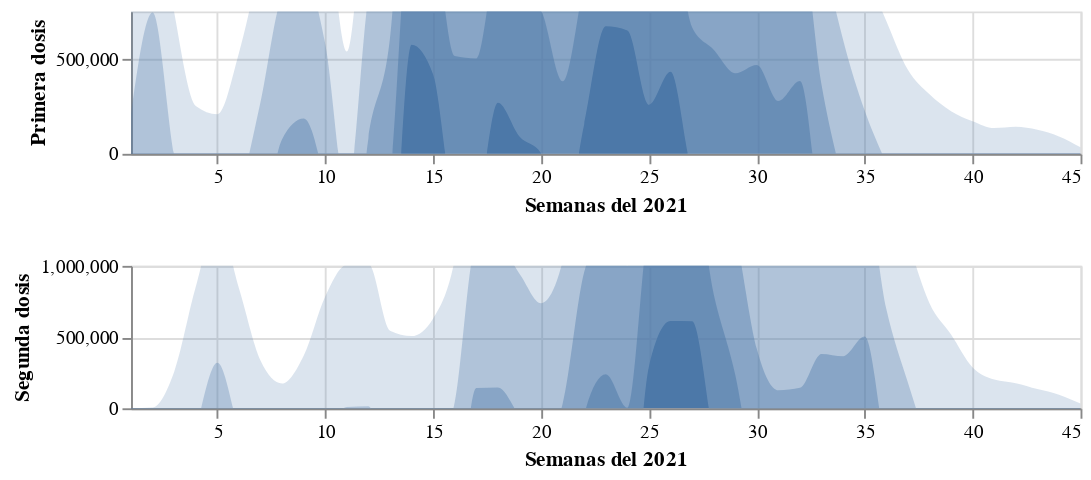

The code cell stored with this chart in its notebook:
### Markdown cell above
Horizon Graph consiste en gráfico de líneas normales se divide en bandas definidas por rangos de valores uniformes. Las bandas se superponen para reducir la altura del gráfico. Los valores negativos pueden reflejarse o desplazarse en el mismo espacio que los valores positivos.

Sirve para representar como fluctua una variable cuantitativa a lo largo del tiempo

Fuente: https://idl.cs.washington.edu/papers/horizon/

### Code cell
def horizonGraph():
  df = pd.read_csv('https://opendata.ecdc.europa.eu/covid19/vaccine_tracker/csv/data.csv')
  df = df[df['ReportingCountry']=='ES']
  df['Week'] = [i[1] for i in df.YearWeekISO.str.split('-W')]

  aux = df[df['YearWeekISO']!='2020-W53'].groupby(by='Week').sum().sort_values(by='Week')[['FirstDose']]
  aux['aux'] = aux.index
  aux['FirstDose1'] = aux.FirstDose-750000
  aux['FirstDose2'] = aux.FirstDose1-750000
  aux['FirstDose3'] = aux.FirstDose2-750000
  aux['FirstDose4'] = aux.FirstDose3-750000

  def chart(y, o=0.20):
    return alt.Chart(aux).mark_area(clip=True, interpolate='monotone').encode(
        alt.X('aux:Q', scale=alt.Scale(zero=False, nice=False), title='Semanas del 2021'),
        alt.Y(y, scale=alt.Scale(domain=[0, 750000]), title='Primera dosis'),
        opacity=alt.value(o)).properties(width=500, height=75)

  area1 = chart('FirstDose:Q', 0.2)
  area2 = chart('FirstDose1:Q', 0.3)
  area3 = chart('FirstDose2:Q', 0.4)
  area4 = chart('FirstDose3:Q', 0.5)
  area5 = chart('FirstDose4:Q', 1)

  aux = df[df['YearWeekISO']!='2020-W53'].groupby(by='Week').sum().sort_values(by='Week')[['SecondDose']]
  aux['aux'] = aux.index
  aux['SecondDose1'] = aux.SecondDose-1000000
  aux['SecondDose2'] = aux.SecondDose1-1000000
  aux['SecondDose3'] = aux.SecondDose2-1000000
  aux['SecondDose4'] = aux.SecondDose3-1000000
  aux['SecondDose5'] = aux.SecondDose4-1000000

  def chart(y, o=0.20):
    return alt.Chart(aux).mark_area(clip=True, interpolate='monotone').encode(
        alt.X('aux:Q', scale=alt.Scale(zero=False, nice=False), title='Semanas del 2021'),
        alt.Y(y, scale=alt.Scale(domain=[0, 1000000]), title='Segunda dosis'),
        opacity=alt.value(o)).properties(width=500, height=75)

  v_area1 = chart('SecondDose:Q', 0.2)
  v_area2 = chart('SecondDose1:Q', 0.3)
  v_area3 = chart('SecondDose2:Q', 0.4)
  v_area4 = chart('SecondDose3:Q', 0.5)
  v_area5 = chart('SecondDose4:Q', 1)

  return ( area1 + area2 + area3 + area4 + area5 ) & ( v_area1 + v_area2 + v_area3 + v_area4 + v_area5 )

horizonGraph()

### Figure 1 — Vega-Lite specification as saved in the notebook (floating-point values rounded to 4 significant figures)
{"config": {"view": {"continuousWidth": 400, "continuousHeight": 300}}, "vconcat": [{"layer": [{"mark": {"type": "area", "clip": true, "interpolate": "monotone"}, "encoding": {"opacity": {"value": 0.2}, "x": {"type": "quantitative", "field": "aux", "scale": {"nice": false, "zero": false}, "title": "Semanas del 2021"}, "y": {"type": "quantitative", "field": "FirstDose", "scale": {"domain": [0, 750000]}, "title": "Primera dosis"}}, "height": 75, "width": 500}, {"mark": {"type": "area", "clip": true, "interpolate": "monotone"}, "encoding": {"opacity": {"value": 0.3}, "x": {"type": "quantitative", "field": "aux", "scale": {"nice": false, "zero": false}, "title": "Semanas del 2021"}, "y": {"type": "quantitative", "field": "FirstDose1", "scale": {"domain": [0, 750000]}, "title": "Primera dosis"}}, "height": 75, "width": 500}, {"mark": {"type": "area", "clip": true, "interpolate": "monotone"}, "encoding": {"opacity": {"value": 0.4}, "x": {"type": "quantitative", "field": "aux", "scale": {"nice": false, "zero": false}, "title": "Semanas del 2021"}, "y": {"type": "quantitative", "field": "FirstDose2", "scale": {"domain": [0, 750000]}, "title": "Primera dosis"}}, "height": 75, "width": 500}, {"mark": {"type": "area", "clip": true, "interpolate": "monotone"}, "encoding": {"opacity": {"value": 0.5}, "x": {"type": "quantitative", "field": "aux", "scale": {"nice": false, "zero": false}, "title": "Semanas del 2021"}, "y": {"type": "quantitative", "field": "FirstDose3", "scale": {"domain": [0, 750000]}, "title": "Primera dosis"}}, "height": 75, "width": 500}, {"mark": {"type": "area", "clip": true, "interpolate": "monotone"}, "encoding": {"opacity": {"value": 1}, "x": {"type": "quantitative", "field": "aux", "scale": {"nice": false, "zero": false}, "title": "Semanas del 2021"}, "y": {"type": "quantitative", "field": "FirstDose4", "scale": {"domain": [0, 750000]}, "title": "Primera dosis"}}, "height": 75, "width": 500}], "data": {"name": "data-314ad13d3205be902a9f5871a3015880"}}, {"layer": [{"mark": {"type": "area", "clip": true, "interpolate": "monotone"}, "encoding": {"opacity": {"value": 0.2}, "x": {"type": "quantitative", "field": "aux", "scale": {"nice": false, "zero": false}, "title": "Semanas del 2021"}, "y": {"type": "quantitative", "field": "SecondDose", "scale": {"domain": [0, 1000000]}, "title": "Segunda dosis"}}, "height": 75, "width": 500}, {"mark": {"type": "area", "clip": true, "interpolate": "monotone"}, "encoding": {"opacity": {"value": 0.3}, "x": {"type": "quantitative", "field": "aux", "scale": {"nice": false, "zero": false}, "title": "Semanas del 2021"}, "y": {"type": "quantitative", "field": "SecondDose1", "scale": {"domain": [0, 1000000]}, "title": "Segunda dosis"}}, "height": 75, "width": 500}, {"mark": {"type": "area", "clip": true, "interpolate": "monotone"}, "encoding": {"opacity": {"value": 0.4}, "x": {"type": "quantitative", "field": "aux", "scale": {"nice": false, "zero": false}, "title": "Semanas del 2021"}, "y": {"type": "quantitative", "field": "SecondDose2", "scale": {"domain": [0, 1000000]}, "title": "Segunda dosis"}}, "height": 75, "width": 500}, {"mark": {"type": "area", "clip": true, "interpolate": "monotone"}, "encoding": {"opacity": {"value": 0.5}, "x": {"type": "quantitative", "field": "aux", "scale": {"nice": false, "zero": false}, "title": "Semanas del 2021"}, "y": {"type": "quantitative", "field": "SecondDose3", "scale": {"domain": [0, 1000000]}, "title": "Segunda dosis"}}, "height": 75, "width": 500}, {"mark": {"type": "area", "clip": true, "interpolate": "monotone"}, "encoding": {"opacity": {"value": 1}, "x": {"type": "quantitative", "field": "aux", "scale": {"nice": false, "zero": false}, "title": "Semanas del 2021"}, "y": {"type": "quantitative", "field": "SecondDose4", "scale": {"domain": [0, 1000000]}, "title": "Segunda dosis"}}, "height": 75, "width": 500}], "data": {"name": "data-6d599233192c803c0bf597aa1b3f4199"}}], "$schema": "https://vega.github.io/schema/vega-lite/v4.8.1.json", "datasets": {"data-314ad13d3205be902a9f5871a3015880": [{"FirstDose": 960000, "aux": "01", "FirstDose1": 210000, "FirstDose2": -540000, "FirstDose3": -1290000, "FirstDose4": -2040000}, {"FirstDose": 1493727, "aux": "02", "FirstDose1": 743727, "FirstDose2": -6273, "FirstDose3": -756273, "FirstDose4": -1506273}, {"FirstDose": 745959, "aux": "03", "FirstDose1": -4041, "FirstDose2": -754041, "FirstDose3": -1504041, "FirstDose4": -2254041}, {"FirstDose": 252113, "aux": "04", "FirstDose1": -497887, "FirstDose2": -1247887, "FirstDose3": -1997887, "FirstDose4": -2747887}, {"FirstDose": 208632, "aux": "05", "FirstDose1": -541368, "FirstDose2": -1291368, "FirstDose3": -2041368, "FirstDose4": -2791368}, {"FirstDose": 531147, "aux": "06", "FirstDose1": -218853, "FirstDose2": -968853, "FirstDose3": -1718853, "FirstDose4": -2468853}, {"FirstDose": 1022655, "aux": "07", "FirstDose1": 272655, "FirstDose2": -477345, "FirstDose3": -1227345, "FirstDose4": -1977345}, {"FirstDose": 1577355, "aux": "08", "FirstDose1": 827355, "FirstDose2": 77355, "FirstDose3": -672645, "FirstDose4": -1422645}, {"FirstDose": 1685503, "aux": "09", "FirstDose1": 935503, "FirstDose2": 185503, "FirstDose3": -564497, "FirstDose4": -1314497}, {"FirstDose": 1328415, "aux": "10", "FirstDose1": 578415, "FirstDose2": -171585, "FirstDose3": -921585, "FirstDose4": -1671585}, {"FirstDose": 539023, "aux": "11", "FirstDose1": -210977, "FirstDose2": -960977, "FirstDose3": -1710977, "FirstDose4": -2460977}, {"FirstDose": 1581502, "aux": "12", "FirstDose1": 831502, "FirstDose2": 81502, "FirstDose3": -668498, "FirstDose4": -1418498}, {"FirstDose": 2109828, "aux": "13", "FirstDose1": 1359828, "FirstDose2": 609828, "FirstDose3": -140172, "FirstDose4": -890172}, {"FirstDose": 3574129, "aux": "14", "FirstDose1": 2824129, "FirstDose2": 2074129, "FirstDose3": 1324129, "FirstDose4": 574129}, {"FirstDose": 3417269, "aux": "15", "FirstDose1": 2667269, "FirstDose2": 1917269, "FirstDose3": 1167269, "FirstDose4": 417269}, {"FirstDose": 2765235, "aux": "16", "FirstDose1": 2015235, "FirstDose2": 1265235, "FirstDose3": 515235, "FirstDose4": -234765}, {"FirstDose": 2752371, "aux": "17", "FirstDose1": 2002371, "FirstDose2": 1252371, "FirstDose3": 502371, "FirstDose4": -247629}, {"FirstDose": 3268272, "aux": "18", "FirstDose1": 2518272, "FirstDose2": 1768272, "FirstDose3": 1018272, "FirstDose4": 268272}, {"FirstDose": 3090816, "aux": "19", "FirstDose1": 2340816, "FirstDose2": 1590816, "FirstDose3": 840816, "FirstDose4": 90816}, {"FirstDose": 3003217, "aux": "20", "FirstDose1": 2253217, "FirstDose2": 1503217, "FirstDose3": 753217, "FirstDose4": 3217}, {"FirstDose": 2631560, "aux": "21", "FirstDose1": 1881560, "FirstDose2": 1131560, "FirstDose3": 381560, "FirstDose4": -368440}, {"FirstDose": 3156004, "aux": "22", "FirstDose1": 2406004, "FirstDose2": 1656004, "FirstDose3": 906004, "FirstDose4": 156004}, {"FirstDose": 3672139, "aux": "23", "FirstDose1": 2922139, "FirstDose2": 2172139, "FirstDose3": 1422139, "FirstDose4": 672139}, {"FirstDose": 3649986, "aux": "24", "FirstDose1": 2899986, "FirstDose2": 2149986, "FirstDose3": 1399986, "FirstDose4": 649986}, {"FirstDose": 3258306, "aux": "25", "FirstDose1": 2508306, "FirstDose2": 1758306, "FirstDose3": 1008306, "FirstDose4": 258306}, {"FirstDose": 3431793, "aux": "26", "FirstDose1": 2681793, "FirstDose2": 1931793, "FirstDose3": 1181793, "FirstDose4": 431793}, {"FirstDose": 2915993, "aux": "27", "FirstDose1": 2165993, "FirstDose2": 1415993, "FirstDose3": 665993, "FirstDose4": -84007}, {"FirstDose": 2798207, "aux": "28", "FirstDose1": 2048207, "FirstDose2": 1298207, "FirstDose3": 548207, "FirstDose4": -201793}, {"FirstDose": 2674842, "aux": "29", "FirstDose1": 1924842, "FirstDose2": 1174842, "FirstDose3": 424842, "FirstDose4": -325158}, {"FirstDose": 2718322, "aux": "30", "FirstDose1": 1968322, "FirstDose2": 1218322, "FirstDose3": 468322, "FirstDose4": -281678}, {"FirstDose": 2527680, "aux": "31", "FirstDose1": 1777680, "FirstDose2": 1027680, "FirstDose3": 277680, "FirstDose4": -472320}, {"FirstDose": 2632841, "aux": "32", "FirstDose1": 1882841, "FirstDose2": 1132841, "FirstDose3": 382841, "FirstDose4": -367159}, {"FirstDose": 1861786, "aux": "33", "FirstDose1": 1111786, "FirstDose2": 361786, "FirstDose3": -388214, "FirstDose4": -1138214}, {"FirstDose": 1349474, "aux": "34", "FirstDose1": 599474, "FirstDose2": -150526, "FirstDose3": -900526, "FirstDose4": -1650526}, {"FirstDose": 976729, "aux": "35", "FirstDose1": 226729, "FirstDose2": -523271, "FirstDose3": -1273271, "FirstDose4": -2023271}, {"FirstDose": 700052, "aux": "36", "FirstDose1": -49948, "FirstDose2": -799948, "FirstDose3": -1549948, "FirstDose4": -2299948}, {"FirstDose": 442626, "aux": "37", "FirstDose1": -307374, "FirstDose2": -1057374, "FirstDose3": -1807374, "FirstDose4": -2557374}, {"FirstDose": 313656, "aux": "38", "FirstDose1": -436344, "FirstDose2": -1186344, "FirstDose3": -1936344, "FirstDose4": -2686344}, {"FirstDose": 224603, "aux": "39", "FirstDose1": -525397, "FirstDose2": -1275397, "FirstDose3": -2025397, "FirstDose4": -2775397}, {"FirstDose": 171486, "aux": "40", "FirstDose1": -578514, "FirstDose2": -1328514, "FirstDose3": -2078514, "FirstDose4": -2828514}, {"FirstDose": 135390, "aux": "41", "FirstDose1": -614610, "FirstDose2": -1364610, "FirstDose3": -2114610, "FirstDose4": -2864610}, {"FirstDose": 142138, "aux": "42", "FirstDose1": -607862, "FirstDose2": -1357862, "FirstDose3": -2107862, "FirstDose4": -2857862}, {"FirstDose": 126414, "aux": "43", "FirstDose1": -623586, "FirstDose2": -1373586, "FirstDose3": -2123586, "FirstDose4": -2873586}, {"FirstDose": 91388, "aux": "44", "FirstDose1": -658612, "FirstDose2": -1408612, "FirstDose3": -2158612, "FirstDose4": -2908612}, {"FirstDose": 34199, "aux": "45", "FirstDose1": -715801, "FirstDose2": -1465801, "FirstDose3": -2215801, "FirstDose4": -2965801}], "data-6d599233192c803c0bf597aa1b3f4199": [{"SecondDose": 0, "aux": "01", "SecondDose1": -1000000, "SecondDose2": -2000000, "SecondDose3": -3000000, "SecondDose4": -4000000, "SecondDose5": -5000000}, {"SecondDose": 5957, "aux": "02", "SecondDose1": -994043, "SecondDose2": -1994043, "SecondDose3": -2994043, "SecondDose4": -3994043, "SecondDose5": -4994043}, {"SecondDose": 257068, "aux": "03", "SecondDose1": -742932, "SecondDose2": -1742932, "SecondDose3": -2742932, "SecondDose4": -3742932, "SecondDose5": -4742932}, {"SecondDose": 853316, "aux": "04", "SecondDose1": -146684, "SecondDose2": -1146684, "SecondDose3": -2146684, "SecondDose4": -3146684, "SecondDose5": -4146684}, {"SecondDose": 1319404, "aux": "05", "SecondDose1": 319404, "SecondDose2": -680596, "SecondDose3": -1680596, "SecondDose4": -2680596, "SecondDose5": -3680596}, {"SecondDose": 842775, "aux": "06", "SecondDose1": -157225, "SecondDose2": -1157225, "SecondDose3": -2157225, "SecondDose4": -3157225, "SecondDose5": -4157225}, {"SecondDose": 334831, "aux": "07", "SecondDose1": -665169, "SecondDose2": -1665169, "SecondDose3": -2665169, "SecondDose4": -3665169, "SecondDose5": -4665169}, {"SecondDose": 173605, "aux": "08", "SecondDose1": -826395, "SecondDose2": -1826395, "SecondDose3": -2826395, "SecondDose4": -3826395, "SecondDose5": -4826395}, {"SecondDose": 369012, "aux": "09", "SecondDose1": -630988, "SecondDose2": -1630988, "SecondDose3": -2630988, "SecondDose4": -3630988, "SecondDose5": -4630988}, {"SecondDose": 785058, "aux": "10", "SecondDose1": -214942, "SecondDose2": -1214942, "SecondDose3": -2214942, "SecondDose4": -3214942, "SecondDose5": -4214942}, {"SecondDose": 1008586, "aux": "11", "SecondDose1": 8586, "SecondDose2": -991414, "SecondDose3": -1991414, "SecondDose4": -2991414, "SecondDose5": -3991414}, {"SecondDose": 1014559, "aux": "12", "SecondDose1": 14559, "SecondDose2": -985441, "SecondDose3": -1985441, "SecondDose4": -2985441, "SecondDose5": -3985441}, {"SecondDose": 544309, "aux": "13", "SecondDose1": -455691, "SecondDose2": -1455691, "SecondDose3": -2455691, "SecondDose4": -3455691, "SecondDose5": -4455691}, {"SecondDose": 506823, "aux": "14", "SecondDose1": -493177, "SecondDose2": -1493177, "SecondDose3": -2493177, "SecondDose4": -3493177, "SecondDose5": -4493177}, {"SecondDose": 631150, "aux": "15", "SecondDose1": -368850, "SecondDose2": -1368850, "SecondDose3": -2368850, "SecondDose4": -3368850, "SecondDose5": -4368850}, {"SecondDose": 1044960, "aux": "16", "SecondDose1": 44960, "SecondDose2": -955040, "SecondDose3": -1955040, "SecondDose4": -2955040, "SecondDose5": -3955040}, {"SecondDose": 2141644, "aux": "17", "SecondDose1": 1141644, "SecondDose2": 141644, "SecondDose3": -858356, "SecondDose4": -1858356, "SecondDose5": -2858356}, {"SecondDose": 2146086, "aux": "18", "SecondDose1": 1146086, "SecondDose2": 146086, "SecondDose3": -853914, "SecondDose4": -1853914, "SecondDose5": -2853914}, {"SecondDose": 1945282, "aux": "19", "SecondDose1": 945282, "SecondDose2": -54718, "SecondDose3": -1054718, "SecondDose4": -2054718, "SecondDose5": -3054718}, {"SecondDose": 1737942, "aux": "20", "SecondDose1": 737942, "SecondDose2": -262058, "SecondDose3": -1262058, "SecondDose4": -2262058, "SecondDose5": -3262058}, {"SecondDose": 2032062, "aux": "21", "SecondDose1": 1032062, "SecondDose2": 32062, "SecondDose3": -967938, "SecondDose4": -1967938, "SecondDose5": -2967938}, {"SecondDose": 2957238, "aux": "22", "SecondDose1": 1957238, "SecondDose2": 957238, "SecondDose3": -42762, "SecondDose4": -1042762, "SecondDose5": -2042762}, {"SecondDose": 3238419, "aux": "23", "SecondDose1": 2238419, "SecondDose2": 1238419, "SecondDose3": 238419, "SecondDose4": -761581, "SecondDose5": -1761581}, {"SecondDose": 3002904, "aux": "24", "SecondDose1": 2002904, "SecondDose2": 1002904, "SecondDose3": 2904, "SecondDose4": -997096, "SecondDose5": -1997096}, {"SecondDose": 4293087, "aux": "25", "SecondDose1": 3293087, "SecondDose2": 2293087, "SecondDose3": 1293087, "SecondDose4": 293087, "SecondDose5": -706913}, {"SecondDose": 4612044, "aux": "26", "SecondDose1": 3612044, "SecondDose2": 2612044, "SecondDose3": 1612044, "SecondDose4": 612044, "SecondDose5": -387956}, {"SecondDose": 4611862, "aux": "27", "SecondDose1": 3611862, "SecondDose2": 2611862, "SecondDose3": 1611862, "SecondDose4": 611862, "SecondDose5": -388138}, {"SecondDose": 3802975, "aux": "28", "SecondDose1": 2802975, "SecondDose2": 1802975, "SecondDose3": 802975, "SecondDose4": -197025, "SecondDose5": -1197025}, {"SecondDose": 3235421, "aux": "29", "SecondDose1": 2235421, "SecondDose2": 1235421, "SecondDose3": 235421, "SecondDose4": -764579, "SecondDose5": -1764579}, {"SecondDose": 2416601, "aux": "30", "SecondDose1": 1416601, "SecondDose2": 416601, "SecondDose3": -583399, "SecondDose4": -1583399, "SecondDose5": -2583399}, {"SecondDose": 2126537, "aux": "31", "SecondDose1": 1126537, "SecondDose2": 126537, "SecondDose3": -873463, "SecondDose4": -1873463, "SecondDose5": -2873463}, {"SecondDose": 2143861, "aux": "32", "SecondDose1": 1143861, "SecondDose2": 143861, "SecondDose3": -856139, "SecondDose4": -1856139, "SecondDose5": -2856139}, {"SecondDose": 2381716, "aux": "33", "SecondDose1": 1381716, "SecondDose2": 381716, "SecondDose3": -618284, "SecondDose4": -1618284, "SecondDose5": -2618284}, {"SecondDose": 2365267, "aux": "34", "SecondDose1": 1365267, "SecondDose2": 365267, "SecondDose3": -634733, "SecondDose4": -1634733, "SecondDose5": -2634733}, {"SecondDose": 2503300, "aux": "35", "SecondDose1": 1503300, "SecondDose2": 503300, "SecondDose3": -496700, "SecondDose4": -1496700, "SecondDose5": -2496700}, {"SecondDose": 1696730, "aux": "36", "SecondDose1": 696730, "SecondDose2": -303270, "SecondDose3": -1303270, "SecondDose4": -2303270, "SecondDose5": -3303270}, {"SecondDose": 1181610, "aux": "37", "SecondDose1": 181610, "SecondDose2": -818390, "SecondDose3": -1818390, "SecondDose4": -2818390, "SecondDose5": -3818390}, {"SecondDose": 737646, "aux": "38", "SecondDose1": -262354, "SecondDose2": -1262354, "SecondDose3": -2262354, "SecondDose4": -3262354, "SecondDose5": -4262354}, {"SecondDose": 518323, "aux": "39", "SecondDose1": -481677, "SecondDose2": -1481677, "SecondDose3": -2481677, "SecondDose4": -3481677, "SecondDose5": -4481677}, {"SecondDose": 287012, "aux": "40", "SecondDose1": -712988, "SecondDose2": -1712988, "SecondDose3": -2712988, "SecondDose4": -3712988, "SecondDose5": -4712988}, {"SecondDose": 201386, "aux": "41", "SecondDose1": -798614, "SecondDose2": -1798614, "SecondDose3": -2798614, "SecondDose4": -3798614, "SecondDose5": -4798614}, {"SecondDose": 176260, "aux": "42", "SecondDose1": -823740, "SecondDose2": -1823740, "SecondDose3": -2823740, "SecondDose4": -3823740, "SecondDose5": -4823740}, {"SecondDose": 134928, "aux": "43", "SecondDose1": -865072, "SecondDose2": -1865072, "SecondDose3": -2865072, "SecondDose4": -3865072, "SecondDose5": -4865072}, {"SecondDose": 95902, "aux": "44", "SecondDose1": -904098, "SecondDose2": -1904098, "SecondDose3": -2904098, "SecondDose4": -3904098, "SecondDose5": -4904098}, {"SecondDose": 32901, "aux": "45", "SecondDose1": -967099, "SecondDose2": -1967099, "SecondDose3": -2967099, "SecondDose4": -3967099, "SecondDose5": -4967099}]}}
